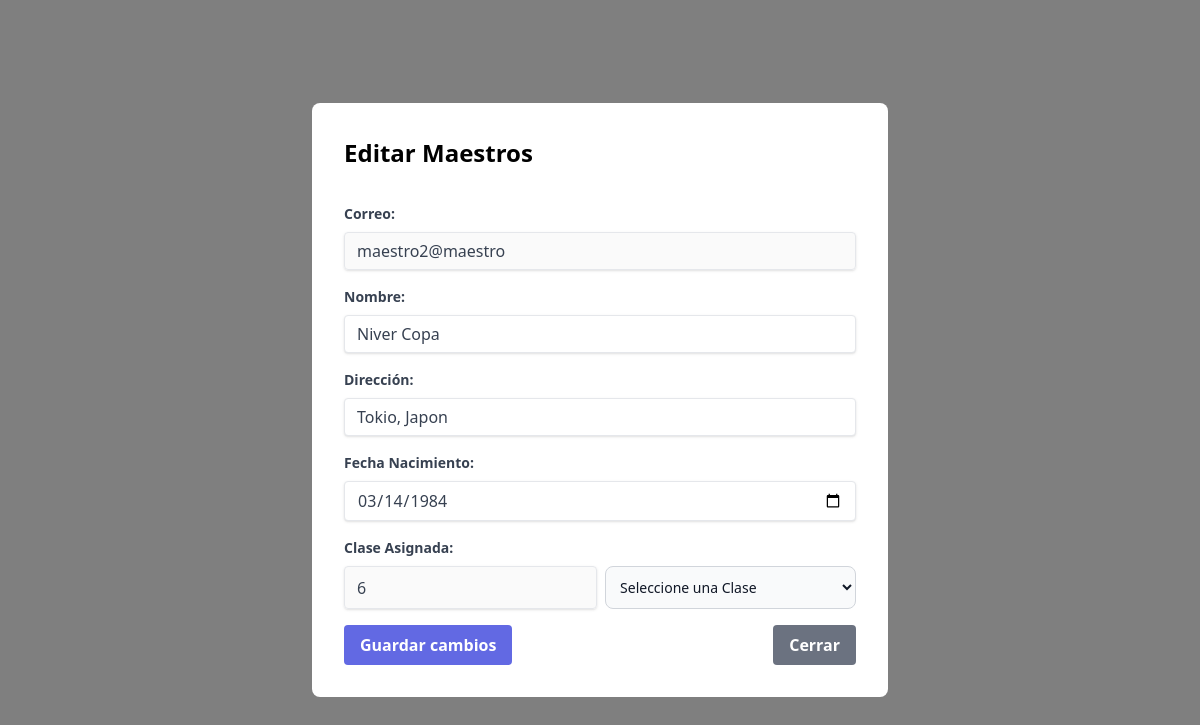
The app's page /maestros/edit?id=7 (signed in) with its own data.
### tables this page shows
CREATE TABLE `usuarios` (
  `id` int(11) NOT NULL,
  `dni` varchar(50) DEFAULT NULL,
  `nombre` varchar(150) DEFAULT NULL,
  `correo` varchar(250) DEFAULT NULL,
  `password` varchar(250) DEFAULT NULL,
  `direccion` varchar(200) DEFAULT NULL,
  `fecha_nac` date DEFAULT NULL,
  `clase_id` int(11) DEFAULT NULL,
  `rol_id` int(11) DEFAULT NULL,
  `estatus` tinyint(1) DEFAULT NULL
);

### Controllers/MaestroController.php (called while the page is built, shortened)
<?php
class MaestroController
{
    protected $model;
    public function __construct()
    {
        $this->model = new User();
    }
    public function edit($id)
    {
        $maestros = $this->model->find($id);
        include $_SERVER["DOCUMENT_ROOT"] . "../views/maestros/edit.php";
    }
}

### config/database.php (called while the page is built)
<?php
return [
    "db_host" => "localhost",
    "db_name" => "db_university",
    "db_username" => "root",
    "db_password" => ""
];

### Models/Model.php (called while the page is built, shortened)
<?php
class Model
{
    private $db;
    protected $table;
    public function __construct()
    {
        $config = include($_SERVER["DOCUMENT_ROOT"] . "/config/database.php");
        try {
            $this->db = new mysqli(
                $config["db_host"],
                $config["db_username"],
                $config["db_password"],
                $config["db_name"]
            );
        } catch (mysqli_sql_exception $e) {
            echo "Error: " . $e->getMessage();
        }
    }
    public function find($id)
    {
        $res = $this->db->query("select * from {$this->table} where id = $id");
        $data = $res->fetch_assoc();
        return $data;
    }
}
?>

### views/maestros/edit.php (the view, shortened to what this page needs)
<div class="h-screen w-full fixed left-0 top-0 flex justify-center items-center bg-black bg-opacity-50">
    <div class="fixed z-10 inset-0 overflow-y-auto">
        <div class="flex items-center justify-center min-h-screen">
            <div class="bg-white rounded-lg p-8 m-4 max-w-xl w-full show-modal">
                <h2 class="text-2xl font-bold mb-8">Editar Maestros</h2>
                <form id="editPermisos" action="/maestros/update" method="post">
                    <div class="mb-4">
                        <label class="block text-gray-700 text-sm font-bold mb-2" for="correo">Correo:</label>
                        <input type="text" id="correo" name="correo" disabled value="<?= $maestros["correo"] ?>" class="shadow appearance-none border rounded w-full py-2 px-3 text-gray-700 leading-tight focus:outline-none focus:shadow-outline" placeholder="Correo">
                    </div>
                    <div class="mb-4">
                        <label class="block text-gray-700 text-sm font-bold mb-2" for="nombre">Nombre:</label>
                        <input type="text" id="nombre" name="nombre" value="<?= $maestros["nombre"] ?>" class="shadow appearance-none border rounded w-full py-2 px-3 text-gray-700 leading-tight focus:outline-none focus:shadow-outline" placeholder="Correo">
                    </div>
                    <div class="mb-4">
                        <label class="block text-gray-700 text-sm font-bold mb-2" for="direccion">Dirección:</label>
                        <input type="text" id="direccion" name="direccion" value="<?= $maestros["direccion"] ?>" class="shadow appearance-none border rounded w-full py-2 px-3 text-gray-700 leading-tight focus:outline-none focus:shadow-outline" placeholder="Correo">
                    </div>
                    <div class="mb-4">
                        <label class="block text-gray-700 text-sm font-bold mb-2" for="fecha_nac">Fecha Nacimiento:</label>
                        <input type="date" id="fecha_nac" name="fecha_nac" value="<?= $maestros["fecha_nac"] ?>" class="shadow appearance-none border rounded w-full py-2 px-3 text-gray-700 leading-tight focus:outline-none focus:shadow-outline" placeholder="Correo">
                    </div>
                    <div class="mb-4">
                        <label class="block text-gray-700 text-sm font-bold mb-2" for="clase_id">Clase Asignada:</label>
                        <div class="flex col-span-3 sm:col-span-1">
                            <input id="clase_id" name="" disabled value="<?= $maestros["clase_id"] ?>" class="shadow appearance-none border rounded w-full py-2 px-3 text-gray-700 leading-tight focus:outline-none focus:shadow-outline mr-2" placeholder="Rol del Usuario">
                            <select id="rolesUsuarios" name="clase_id" class="bg-gray-50 border border-gray-300 text-gray-900 text-sm rounded-lg focus:ring-primary-500 focus:border-primary-500 block w-full p-2.5 dark:bg-gray-600 dark:border-gray-500 dark:placeholder-gray-400 dark:text-white dark:focus:ring-primary-500 dark:focus:border-primary-500">
                                <option value='' selected disabled>Seleccione una Clase</option>
                            </select>
                        </div>
                    </div>
                    <div class="flex items-center justify-between">
                        <button class="bg-blue-500 hover:bg-blue-700 text-white font-bold py-2 px-4 rounded focus:outline-none focus:shadow-outline" type="submit">
                            Guardar cambios
                        </button>
                        <button class="bg-gray-500 hover:bg-gray-700 text-white font-bold py-2 px-4 rounded focus:outline-none focus:shadow-outline close-modal">
                            <a href="/maestros">Cerrar</a>
                        </button>
                    </div>
                </form>
            </div>
        </div>
    </div>
</div>

### records on screen
usuarios: correo "maestro2@maestro", nombre "Niver Copa", direccion "Tokio, Japon", fecha_nac "03/14/1984", clase "6"
